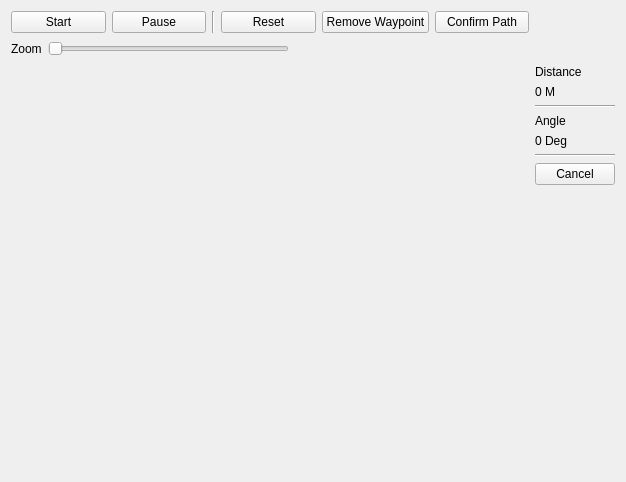
<?xml version="1.0" encoding="UTF-8"?>
<ui version="4.0">
 <class>Form</class>
 <widget class="QWidget" name="Form">
  <property name="geometry">
   <rect>
    <x>0</x>
    <y>0</y>
    <width>626</width>
    <height>482</height>
   </rect>
  </property>
  <property name="windowTitle">
   <string>Form</string>
  </property>
  <layout class="QGridLayout" name="gridLayout">
   <item row="0" column="0">
    <layout class="QHBoxLayout" name="horizontalLayout">
     <item>
      <widget class="QPushButton" name="StartButton">
       <property name="text">
        <string>Start</string>
       </property>
      </widget>
     </item>
     <item>
      <widget class="QPushButton" name="PauseButton">
       <property name="text">
        <string>Pause</string>
       </property>
      </widget>
     </item>
     <item>
      <widget class="Line" name="line">
       <property name="orientation">
        <enum>Qt::Vertical</enum>
       </property>
      </widget>
     </item>
     <item>
      <widget class="QPushButton" name="ResetButton">
       <property name="text">
        <string>Reset</string>
       </property>
      </widget>
     </item>
     <item>
      <widget class="QPushButton" name="RemoveButton">
       <property name="text">
        <string>Remove Waypoint</string>
       </property>
      </widget>
     </item>
     <item>
      <widget class="QPushButton" name="ConfirmButton">
       <property name="text">
        <string>Confirm Path</string>
       </property>
      </widget>
     </item>
    </layout>
   </item>
   <item row="2" column="0">
    <widget class="WayPointDrawWidget" name="PlanCanvas" native="true">
     <property name="sizePolicy">
      <sizepolicy hsizetype="MinimumExpanding" vsizetype="Expanding">
       <horstretch>0</horstretch>
       <verstretch>0</verstretch>
      </sizepolicy>
     </property>
     <property name="minimumSize">
      <size>
       <width>500</width>
       <height>400</height>
      </size>
     </property>
    </widget>
   </item>
   <item row="2" column="1">
    <layout class="QVBoxLayout" name="verticalLayout_2">
     <item>
      <widget class="QLabel" name="label">
       <property name="text">
        <string>Distance</string>
       </property>
      </widget>
     </item>
     <item>
      <widget class="QLabel" name="DistanceLabel">
       <property name="text">
        <string>0 M</string>
       </property>
      </widget>
     </item>
     <item>
      <widget class="Line" name="line_3">
       <property name="orientation">
        <enum>Qt::Horizontal</enum>
       </property>
      </widget>
     </item>
     <item>
      <widget class="QLabel" name="label_3">
       <property name="text">
        <string>Angle</string>
       </property>
      </widget>
     </item>
     <item>
      <widget class="QLabel" name="AngleLabel">
       <property name="text">
        <string>0 Deg</string>
       </property>
      </widget>
     </item>
     <item>
      <widget class="Line" name="line_4">
       <property name="orientation">
        <enum>Qt::Horizontal</enum>
       </property>
      </widget>
     </item>
     <item>
      <widget class="QPushButton" name="CancelButton">
       <property name="text">
        <string>Cancel</string>
       </property>
      </widget>
     </item>
     <item>
      <spacer name="verticalSpacer_2">
       <property name="orientation">
        <enum>Qt::Vertical</enum>
       </property>
       <property name="sizeHint" stdset="0">
        <size>
         <width>20</width>
         <height>238</height>
        </size>
       </property>
      </spacer>
     </item>
    </layout>
   </item>
   <item row="1" column="0">
    <layout class="QHBoxLayout" name="horizontalLayout_2">
     <item>
      <widget class="QLabel" name="label_5">
       <property name="text">
        <string>Zoom</string>
       </property>
      </widget>
     </item>
     <item>
      <widget class="QSlider" name="horizontalSlider">
       <property name="orientation">
        <enum>Qt::Horizontal</enum>
       </property>
      </widget>
     </item>
     <item>
      <spacer name="horizontalSpacer">
       <property name="orientation">
        <enum>Qt::Horizontal</enum>
       </property>
       <property name="sizeHint" stdset="0">
        <size>
         <width>40</width>
         <height>20</height>
        </size>
       </property>
      </spacer>
     </item>
    </layout>
   </item>
  </layout>
 </widget>
 <customwidgets>
  <customwidget>
   <class>WayPointDrawWidget</class>
   <extends>QWidget</extends>
   <header>waypointdrawwidget.h</header>
   <container>1</container>
  </customwidget>
 </customwidgets>
 <resources/>
 <connections/>
</ui>
